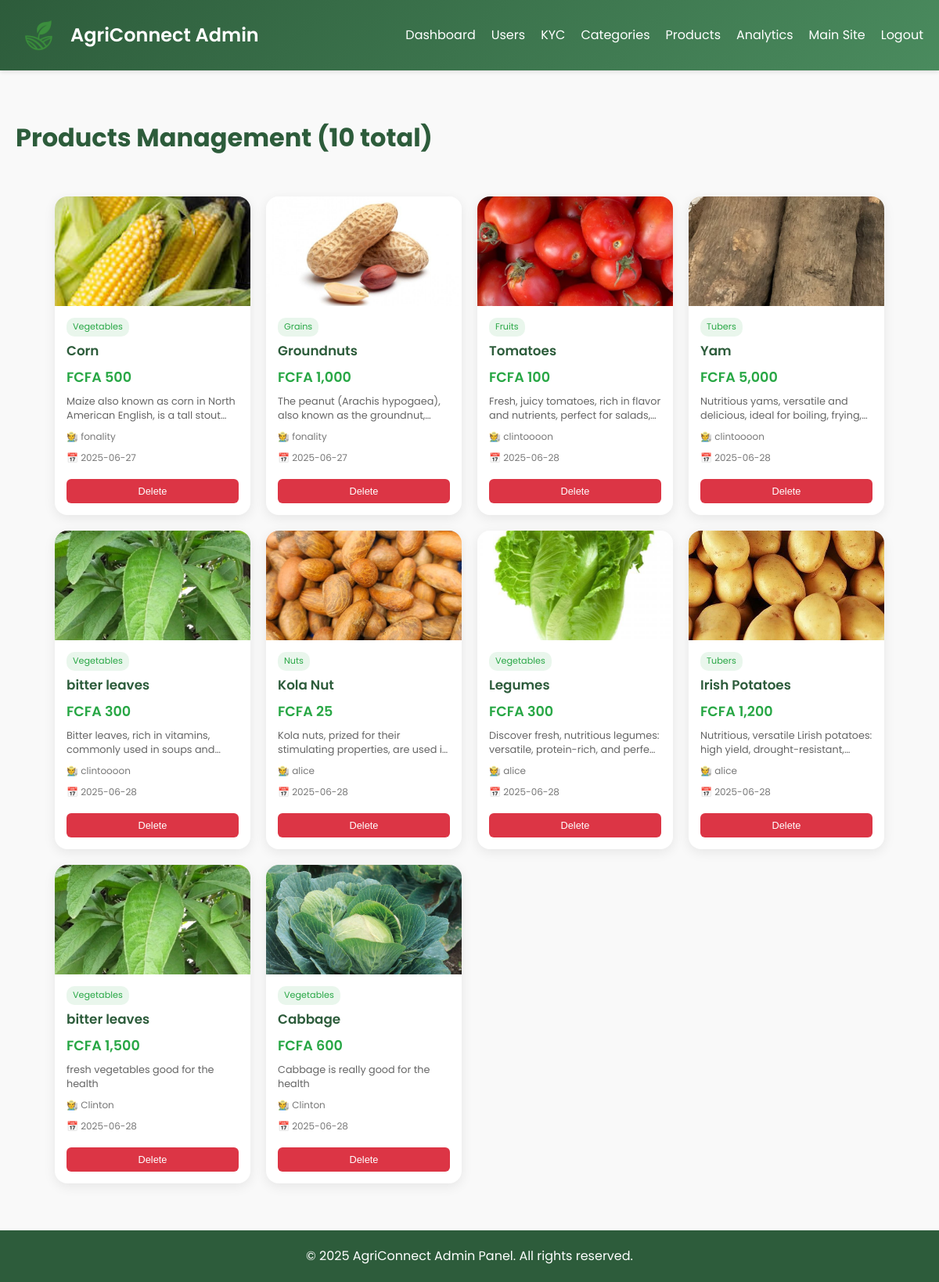
/admin/products (signed in), run on the app's committed database.
### app/models/product.py (models this page shows, shortened)
class Product(db.Model):
    __tablename__ = 'products'
    id = db.Column(db.Integer, primary_key=True)
    name = db.Column(db.String(100), nullable=False)
    description = db.Column(db.Text, nullable=True)
    price = db.Column(db.Float, nullable=False)
    quantity = db.Column(db.Integer, nullable=False, default=1)
    unit = db.Column(db.String(20), nullable=False, default='pieces')  # kg, g, pieces, bunches, bags, boxes, liters
    location = db.Column(db.String(200), nullable=True)  # Farm location/address
    harvest_date = db.Column(db.String(100), nullable=True)  # When was this harvested
    image_url = db.Column(db.String(255), nullable=True)  # Path or URL to the product image
    farmer_id = db.Column(db.Integer, db.ForeignKey('users.id'), nullable=False)
    category_id = db.Column(db.Integer, db.ForeignKey('categories.id'), nullable=False)
    created_at = db.Column(db.DateTime, default=datetime.now)
    updated_at = db.Column(db.DateTime, default=datetime.now, onupdate=datetime.now)
    category = db.relationship('Category', backref='products', lazy=True)
    images = db.relationship('ProductImage', backref='product', lazy=True, cascade='all, delete-orphan')

class ProductImage(db.Model):
    __tablename__ = 'product_images'
    id = db.Column(db.Integer, primary_key=True)
    product_id = db.Column(db.Integer, db.ForeignKey('products.id'), nullable=False)
    image_url = db.Column(db.String(255), nullable=False)
    is_primary = db.Column(db.Boolean, default=False)
    created_at = db.Column(db.DateTime, default=datetime.now)

class Category(db.Model):
    __tablename__ = 'categories'
    id = db.Column(db.Integer, primary_key=True)
    name = db.Column(db.String(50), nullable=False, unique=True)
    description = db.Column(db.Text, nullable=True)
    parent_id = db.Column(db.Integer, db.ForeignKey('categories.id'), nullable=True)
    created_at = db.Column(db.DateTime, default=datetime.now)
    image = db.Column(db.String(255), nullable=True)  # Path or URL to the category image
    parent = db.relationship('Category', remote_side=[id], backref='subcategories', lazy=True)

### app/models/user.py (models this page shows, shortened)
class User(db.Model, UserMixin):
    __tablename__ = 'users'
    id: int = db.Column(db.Integer, primary_key=True)
    username: str = db.Column(db.String(80), unique=True, nullable=False)
    email: str = db.Column(db.String(120), unique=True, nullable=False)
    phone: str | None = db.Column(db.String(20), nullable=True)
    whatsapp: str | None = db.Column(db.String(20), nullable=True)
    password_hash: str = db.Column(db.String(128), nullable=False)
    role: str = db.Column(db.String(20), nullable=False, default='user')  # 'farmer' or 'user'
    created_at: datetime = db.Column(db.DateTime, default=datetime.now)
    updated_at: datetime = db.Column(db.DateTime, default=datetime.now, onupdate=datetime.now)
    products = db.relationship('Product', backref='farmer', lazy=True)
    location = db.relationship('Location', backref='user', uselist=False, lazy=True)
    contact = db.relationship('Contact', backref='user', uselist=False, lazy=True)
    kyc = db.relationship('KYC', backref='user', uselist=False, lazy=True)

### app/views/admin/__init__.py (the view)
@admin_bp.route('/products')
@login_required
@admin_required
def list_products():
    search_query = request.args.get('q', '').strip()
    category_filter = request.args.get('category', '')
    page = request.args.get('page', 1, type=int)
    per_page = 20
    products_query = Product.query
    if search_query:
        products_query = products_query.filter(
            Product.name.ilike(f"%{search_query}%")
        )
    if category_filter:
        products_query = products_query.join(Category).filter(Category.name == category_filter)
    products_pagination = products_query.paginate(
        page=page, per_page=per_page, error_out=False
    )
    categories = Category.query.all()
    return render_template('admin/products.html',
                         products=products_pagination.items,
                         pagination=products_pagination,
                         categories=categories,
                         current_search=search_query,
                         current_category=category_filter,
                         total_products=products_pagination.total)

### app/extensions.py (called while the page is built)
def initialize_extensions(app: Flask):
    db.init_app(app)
    login_manager.init_app(app)
    bcrypt.init_app(app)
    login_manager.login_view = 'auth.login'  # Redirect to the login page if not authenticated
    login_manager.login_message = 'Please log in to access this page.'  # Custom message for unauthenticated users
    login_manager.session_protection = 'strong'  # Use strong session protection
    socketio.init_app(app)  # Initialize SocketIO with the Flask app
    from app.models.user import User
    @login_manager.user_loader
    def load_user(user_id: str) -> Optional[User]:
        return User.query.get(int(user_id))

### app/views/admin/__init__.py (called while the page is built)
def admin_required(func):
    from functools import wraps
    @wraps(func)
    def wrapper(*args, **kwargs):
        if not current_user.is_authenticated or current_user.role != 'admin':
            flash('Admin access required.', 'danger')
            return redirect(url_for('main.index'))
        return func(*args, **kwargs)
    return wrapper

### app/templates/admin/products.html (shortened to what this page needs)
{% extends 'admin/base.html' %}
{% block content %}
<section class="products-section">
    <div class="container">
        <div class="products-header">
            <h2>Products Management ({{ total_products }} total)</h2>
        </div>
        <div class="products-grid">
            {% for product in products %}
            <div class="product-card">
                {% if product.images %}
                <img src="{{ product.images[0].image_url }}" alt="{{ product.name }}" loading="lazy" />
                {% else %}
                <div class="product-placeholder">No Image</div>
                {% endif %}
                <div class="product-info">
                    <div class="product-category">{{ product.category.name if product.category else 'N/A' }}</div>
                    <h3 class="product-name">{{ product.name }}</h3>
                    <p class="product-price">FCFA {{ "{:,.0f}".format(product.price) }}</p>
                    <p class="product-description">{{ product.description[:80] }}</p>
                    <p class="product-location">🧑‍🌾 {{ product.farmer.username if product.farmer else 'Unknown' }}
                    </p>
                    <p class="product-location">📅 {{ product.created_at.strftime('%Y-%m-%d') if product.created_at
                        else 'N/A' }}</p>
                    <div style="display: flex; gap: 5px; margin-top: 10px;">
                        <form method="post" action="{{ url_for('admin.delete_product', product_id=product.id) }}"
                            style="flex: 1;">
                            <button type="submit" onclick="return confirm('Delete this product?')"
                                style="width: 100%; background: #dc3545; color: white; border: none; border-radius: 6px; padding: 8px; font-size: 0.8rem; cursor: pointer;">Delete</button>
                        </form>
                    </div>
                </div>
            </div>
            {% else %}
            <div class="no-products">
                <h3>No products found</h3>
                <p>Try adjusting your search criteria.</p>
            </div>
            {% endfor %}
        </div>
    </div>
</section>
{% endblock %}

### app/static/css/UserDashboard.css (style rules this page uses)
* { margin: 0; padding: 0; box-sizing: border-box; }
body { font-family: 'Poppins', sans-serif; background-color: #f4f7f6; color: #333; line-height: 1.6; }
.container { max-width: 1200px; margin: 0 auto; padding: 0 20px; }
.products-section { padding: 60px 0; background-color: #f9f9f9; min-height: 85vh; }
.products-section h2 { text-align: center; font-size: 2rem; color: #2d5c3b; margin-bottom: 30px; }
.products-header { display: flex; justify-content: space-between; align-items: center; margin-bottom: 20px; flex-wrap: wrap; gap: 15px; }
.products-grid { display: grid; grid-template-columns: repeat(auto-fit, minmax(180px, 250px)); justify-content: center; gap: 20px; }
.product-card { background: white; border-radius: 16px; max-width: 300px; overflow: hidden; box-shadow: 0 4px 15px rgba(0, 0, 0, 0.08); transition: all 0.3s ease; position: relative; min-height: 380px; display: flex; flex-direction: column; }
.product-card img { width: 100%; height: 140px; object-fit: cover; }
.product-info { padding: 15px; display: flex; flex-direction: column; flex-grow: 1; justify-content: space-between; }
.product-name { font-size: 1.05rem; font-weight: 600; color: #2d5c3b; margin-bottom: 8px; line-height: 1.3; display: -webkit-box; -webkit-line-clamp: 2; -webkit-box-orient: vertical; overflow: hidden; }
.product-price { color: #28a745; font-weight: 600; font-size: 1.1rem; margin-bottom: 8px; }
.product-description { font-size: 0.8rem; color: #666; margin-bottom: 8px; line-height: 1.4; display: -webkit-box; -webkit-line-clamp: 2; -webkit-box-orient: vertical; overflow: hidden; flex-grow: 1; }
.product-location { font-size: 0.75rem; color: #777; margin-bottom: 8px; }
.product-category { font-size: 0.7rem; color: #28a745; background: rgba(40, 167, 69, 0.1); padding: 3px 8px; border-radius: 10px; display: inline-block; margin-bottom: 8px; align-self: flex-start; }
.products-section h2, .products-section h3, .products-header h2, .products-header h3 { color: #2d5c3b !important; }
.product-card .product-name { color: #2d5c3b !important; }
.product-card .product-description { color: #666 !important; }
.product-card .product-location { color: #777 !important; }

### app/templates/admin/base.html (style rules this page uses)
body { min-height: 100vh; }

### data on the page
Product: image_url (picture), category "Vegetables", name "Corn", price "500", description "Maize also known as corn in North American English, is a tall…", farmer "fonality", created_at "2025-06-27"
Product: image_url (picture), category "Grains", name "Groundnuts", price "1,000", description "The peanut (Arachis hypogaea), also known as the…", farmer "fonality", created_at "2025-06-27"
Product: image_url (picture), category "Fruits", name "Tomatoes", price "100", description "Fresh, juicy tomatoes, rich in flavor and nutrients, perfect for…", farmer "clintoooon", created_at "2025-06-28"
Product: image_url (picture), category "Tubers", name "Yam", price "5,000", description "Nutritious yams, versatile and delicious, ideal for boiling,…", farmer "clintoooon", created_at "2025-06-28"
Product: image_url (picture), category "Vegetables", name "bitter leaves", price "300", description "Bitter leaves, rich in vitamins, commonly used in soups…", farmer "clintoooon", created_at "2025-06-28"
Product: image_url (picture), category "Nuts", name "Kola Nut", price "25", description "Kola nuts, prized for their stimulating properties, are used…", farmer "alice", created_at "2025-06-28"
Product: image_url (picture), category "Vegetables", name "Legumes", price "300", description "Discover fresh, nutritious legumes: versatile, protein-rich, and…", farmer "alice", created_at "2025-06-28"
Product: image_url (picture), category "Tubers", name "Irish Potatoes", price "1,200", description "Nutritious, versatile Lirish potatoes: high yield,…", farmer "alice", created_at "2025-06-28"
Product: image_url (picture), category "Vegetables", name "bitter leaves", price "1,500", description "fresh vegetables good for the health", farmer "Clinton", created_at "2025-06-28"
Product: image_url (picture), category "Vegetables", name "Cabbage", price "600", description "Cabbage is really good for the health", farmer "Clinton", created_at "2025-06-28"

### other printed values
{{ total_products }} "10"
